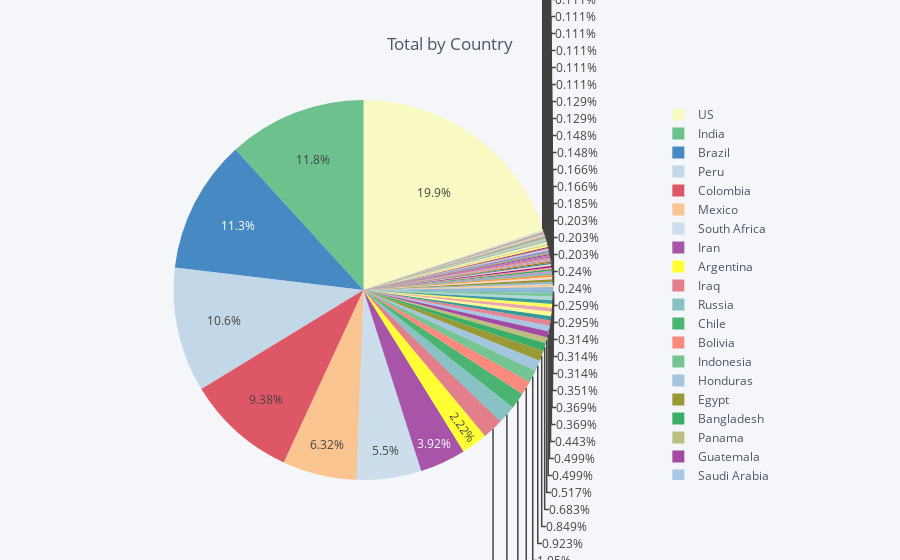

Here is the notebook cell this chart was saved with:
### Code cell
df.iplot(kind='pie', labels='Country/Region', values='New deaths', title='Total by Country')

### Figure 1 — Plotly figure (JSON) as saved in the notebook; plotly's stock layout.template omitted (floating-point values rounded to 4 significant figures; data arrays with more than 128 entries replaced by an {"elided": "..."} marker saying what was removed)
{"data": [{"labels": {"elided": "187 str values"}, "marker": {"colors": {"elided": "187 str values"}}, "name": "", "type": "pie", "values": {"elided": "187 int values"}}], "layout": {"legend": {"bgcolor": "#F5F6F9", "font": {"color": "#4D5663"}}, "paper_bgcolor": "#F5F6F9", "plot_bgcolor": "#F5F6F9", "title": "Total by Country", "titlefont": {"color": "#4D5663"}}}
